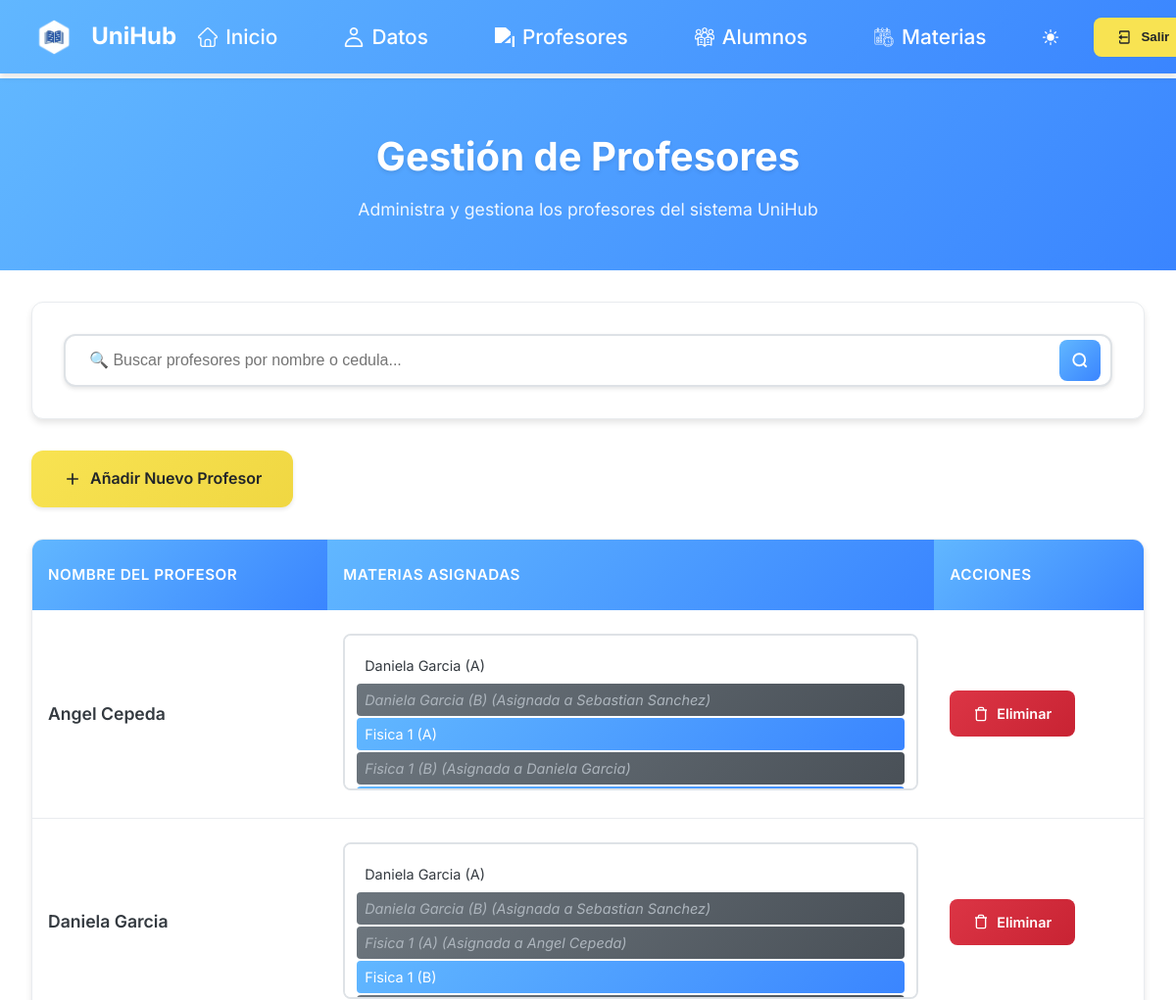
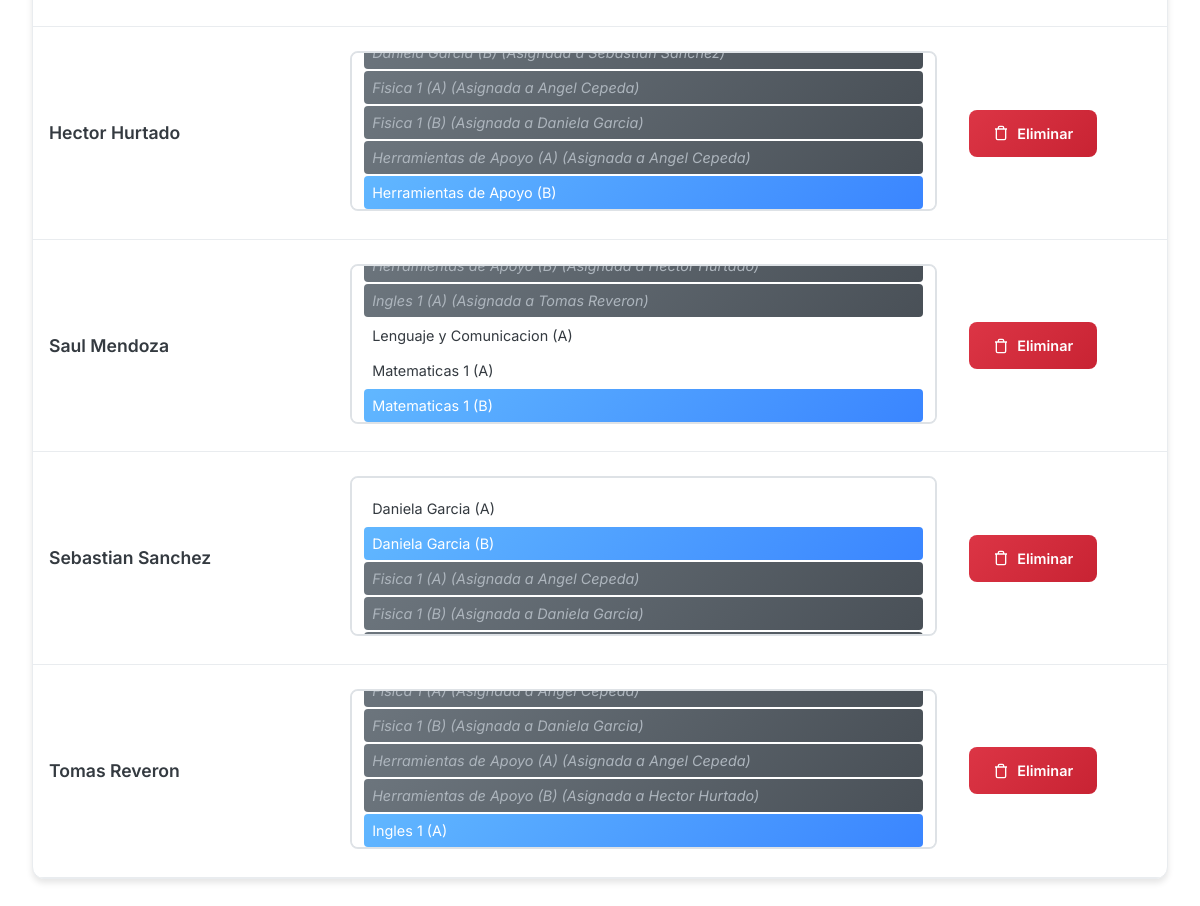
Page /admin_profesores.php (signed in) on the committed database (2 pictures, top to bottom).
### tables this page shows
CREATE TABLE IF NOT EXISTS `profesores` (
  `id` int NOT NULL AUTO_INCREMENT,
  `id_usuario` int DEFAULT NULL,
  `cedula` int NOT NULL,
  `nombre` varchar(255) DEFAULT NULL,
  PRIMARY KEY (`id`),
  KEY `id_usuario` (`id_usuario`)
);

### admin_profesores.php (the view, shortened to what this page needs)
<?php
require_once "conexion.php";
class ProfesoresManager {
    private $conn;
    public function __construct($conn) {
        $this->conn = $conn;
    }
    public function obtenerTodasMateriasConAsignacion() {
        $sql = "
            SELECT
                m.id,
                m.nombre,
                m.seccion,
                m.id_profesor,
                CASE
                    WHEN m.id_profesor IS NOT NULL THEN p.nombre
                    ELSE NULL
                END AS profesor_asignado
            FROM materias m
            LEFT JOIN Profesores p ON m.id_profesor = p.id
            ORDER BY m.nombre, m.seccion
        ";
        $result = $this->conn->query($sql);
        $materias = [];
        while ($materia = $result->fetch_assoc()) {
            $materias[] = $materia;
        }
        return $materias;
    }
    private function construirConsultaBase() {
        return "
            SELECT
                p.id AS id_profesor,
                p.nombre AS Nombre_Profesor,
                GROUP_CONCAT(CONCAT(m.nombre, ' (', m.seccion, ')') SEPARATOR ', ') AS Materias,
                GROUP_CONCAT(m.id SEPARATOR ',') AS materias_ids
            FROM
                Profesores p
            LEFT JOIN
                Materias m ON p.id = m.id_profesor
        ";
    }
    private function aplicarFiltros($sql, $busqueda = null) {
        return ['sql' => $sql, 'params' => []];
    }
    public function obtenerProfesores($busqueda = null) {
        try {
            $sql = $this->construirConsultaBase();
            $filtros = $this->aplicarFiltros($sql, $busqueda);
            $sql = $filtros['sql'] . " GROUP BY p.id ORDER BY p.nombre";
            $stmt = $this->conn->prepare($sql);
            if (!$stmt->execute()) {
                throw new Exception('Error al ejecutar la consulta: ' . $stmt->error);
            }
            $result = $stmt->get_result();
            return $result;
        } catch (Exception $e) {
            error_log("Error en obtenerProfesores: " . $e->getMessage());
            return false;
        }
    }
}
class ProfesoresView {
    public static function renderHeader() {
        return '
        <div class="page-header">
            <div class="container">
                <h1 class="page-title">Gestión de Profesores</h1>
                <p class="page-subtitle">Administra y gestiona los profesores del sistema UniHub</p>
            </div>
        </div>';
    }
    public static function renderSearchForm($busqueda = '') {
        $busqueda = trim($busqueda);
        $busquedaEscapada = htmlspecialchars($busqueda, ENT_QUOTES, 'UTF-8');
        $clearButton = '';
        return '
        <div class="search-section">
            <form method="get" class="search-form" onsubmit="return validarBusqueda()">
                <div class="search-input-group">
                    <input
                        type="text"
                        name="buscar"
                        id="buscar-input"
                        value="' . $busquedaEscapada . '"
                        placeholder="🔍 Buscar profesores por nombre o cedula..."
                        class="search-input"
                        autocomplete="off"
                        maxlength="100"
                        pattern="[a-zA-Z0-9\s]+"
                        title="Solo se permiten letras, números y espacios"
                    />
                    <button type="submit" class="search-button" title="Buscar profesores">
                        <svg width="18" height="18" viewBox="0 0 24 24" fill="none" stroke="currentColor" stroke-width="2.5">
                            <circle cx="11" cy="11" r="8"></circle>
                            <path d="m21 21-4.35-4.35"></path>
                        </svg>
                    </button>
                </div>
                <div id="error-message" class="error-message" style="display: none;"></div>
                ' . $clearButton . '
            </form>
        </div>';
    }
    public static function renderAddButton() {
        return '
        <a href="addprofesor.php" class="add-profesor-btn">
            <svg width="20" height="20" viewBox="0 0 24 24" fill="none" stroke="currentColor" stroke-width="2">
                <path d="M12 5v14M5 12h14"/>
            </svg>
            Añadir Nuevo Profesor
        </a>';
    }
    public static function renderMateriasOptions($todasMaterias, $materiasActuales, $profesorActualId) {
        $options = '';
        foreach ($todasMaterias as $materia) {
            $selected = in_array($materia['id'], $materiasActuales) ? 'selected' : '';
            $materiaText = htmlspecialchars($materia['nombre'] . ' (' . $materia['seccion'] . ')', ENT_QUOTES, 'UTF-8');
            $asignadaAOtro = false;
            if (isset($materia['profesor_asignado']) &&
                $materia['id_profesor'] !== null &&
                $materia['id_profesor'] != $profesorActualId) {
                $asignadaAOtro = true;
                $profesorAsignado = htmlspecialchars($materia['profesor_asignado'], ENT_QUOTES, 'UTF-8');
                $materiaText .= ' (Asignada a ' . $profesorAsignado . ')';
            }
            $disabled = $asignadaAOtro ? 'disabled' : '';
            $class = $asignadaAOtro ? 'class="materia-asignada"' : '';
            $options .= '<option value="' . $materia['id'] . '" ' . $selected . ' ' . $disabled . ' ' . $class . '>' . $materiaText . '</option>';
        }
        return $options;
    }
    public static function renderActionButtons($profesorId) {
        $profesorIdEscapado = htmlspecialchars($profesorId, ENT_QUOTES, 'UTF-8');
        return '
        <div class="action-buttons">
            <a href="eliminar_profesor.php?id=' . $profesorIdEscapado . '" class="btn-delete">
                <svg width="16" height="16" viewBox="0 0 24 24" fill="none" stroke="currentColor" stroke-width="2">
                    <path d="M3 6h18M19 6v14a2 2 0 0 1-2 2H7a2 2 0 0 1-2-2V6m3 0V4a2 2 0 0 1 2-2h4a2 2 0 0 1 2 2v2"/>
                </svg>
                Eliminar
            </a>
        </div>';
    }
    public static function renderProfesorRow($profesor, $todasMaterias) {
        $profesorId = $profesor['id_profesor'];
        $nombreProfesor = htmlspecialchars($profesor['Nombre_Profesor'] ?? '', ENT_QUOTES, 'UTF-8');
        $materiasActuales = $profesor['materias_ids'] ? explode(',', $profesor['materias_ids']) : [];
        $materiasOptions = self::renderMateriasOptions($todasMaterias, $materiasActuales, $profesorId);
        $actionButtons = self::renderActionButtons($profesorId);
        return '
        <tr>
            <td>
                <div class="profesor-name">' . $nombreProfesor . '</div>
            </td>
            <td>
                <select class="materias-select" id="materias-select-' . $profesorId . '" data-profesor-id="' . $profesorId . '" multiple>
                    ' . $materiasOptions . '
                </select>
                <div class="save-indicator" id="save-indicator-' . $profesorId . '">✓ Guardado</div>
            </td>
            <td>
                ' . $actionButtons . '
            </td>
        </tr>';
    }
    public static function renderProfesoresTable($result, $todasMaterias) {
        if ($result && $result->num_rows > 0) {
            $rows = '';
            while ($profesor = $result->fetch_assoc()) {
                $rows .= self::renderProfesorRow($profesor, $todasMaterias);
            }
            return '
            <div class="profesores-table">
                <table>
                    <thead>
                        <tr>
                            <th>Nombre del Profesor</th>
                            <th>Materias Asignadas</th>
                            <th>Acciones</th>
                        </tr>
                    </thead>
                    <tbody>
                        ' . $rows . '
                    </tbody>
                </table>
            </div>';
        } else {
            return self::renderEmptyState();
        }
    }
}
try {
    $profesoresManager = new ProfesoresManager($conn);
    $busqueda = isset($_GET['buscar']) ? trim($_GET['buscar']) : '';
    if (!isset($error)) {
        $todasMaterias = $profesoresManager->obtenerTodasMateriasConAsignacion();
        $resultProfesores = $profesoresManager->obtenerProfesores($busqueda);
    }
} catch (Exception $e) {
    error_log("Error en admin_profesores.php: " . $e->getMessage());
    $error = 'Ha ocurrido un error al cargar los datos. Por favor, inténtalo de nuevo.';
}
?>
<!DOCTYPE html>
<html lang="es">
<head>
    <link rel="stylesheet" href="css/admin-general.css">
    <link rel="stylesheet" href="https://cdn.jsdelivr.net/npm/choices.js/public/assets/styles/choices.min.css" />
</head>
<body>
    <?php include 'navAdmin.php'; ?>
    <?php echo ProfesoresView::renderHeader(); ?>
    <div class="main-container">
        <?php if (isset($error)): ?>
            <div class="alert alert-danger">
                <?php echo htmlspecialchars($error, ENT_QUOTES, 'UTF-8'); ?>
            </div>
        <?php else: ?>
            <?php echo ProfesoresView::renderSearchForm($busqueda); ?>
            <?php echo ProfesoresView::renderAddButton(); ?>
            <?php echo ProfesoresView::renderProfesoresTable($resultProfesores, $todasMaterias); ?>
        <?php endif; ?>
    </div>
</body>
</html>

### css/admin-general.css (style rules this page uses)
* { margin: 0; padding: 0; box-sizing: border-box; }
body { font-family: 'Inter', sans-serif; background-color: #ffffff; color: #333; line-height: 1.6; transition: background-color 0.3s ease, color 0.3s ease; }
:root { --primary-yellow: #f8e352; --primary-blue: #61b7ff; --secondary-blue: #3a85ff; --white: #ffffff; --gray-100: #f8f9fa; --gray-200: #e9ecef; --gray-300: #dee2e6; --gray-600: #6c757d; --gray-800: #343a40; --gray-900: #212529; --shadow-sm: 0 2px 4px rgba(0,0,0,0.1); --shadow-md: 0 4px 6px rgba(0,0,0,0.1); --shadow-lg: 0 10px 15px rgba(0,0,0,0.1); --border-radius: 12px; --transition: all 0.3s ease; }

### admin_profesores.php (style rules this page uses)
.page-header { background: linear-gradient(135deg, var(--primary-blue), var(--secondary-blue)); padding: 3rem 2rem; margin-top: 80px; color: var(--white); text-align: center; }
.page-title { font-size: 2.5rem; font-weight: 700; margin-bottom: 0.5rem; text-shadow: 0 2px 4px rgba(0,0,0,0.1); }
.page-subtitle { font-size: 1.1rem; opacity: 0.9; font-weight: 400; }
.main-container { max-width: 1400px; margin: 0 auto; padding: 2rem; }
.search-section { background: var(--white); border-radius: var(--border-radius); padding: 2rem; margin-bottom: 2rem; box-shadow: var(--shadow-md); border: 1px solid var(--gray-200); }
.search-form { display: flex; align-items: center; gap: 1rem; flex-wrap: wrap; }
.search-input-group { flex: 1; min-width: 300px; position: relative; }
.search-input { width: 100%; padding: 1rem 3rem 1rem 1.5rem; border: 2px solid var(--gray-300); border-radius: 12px; font-size: 1rem; font-weight: 500; background: var(--white); color: var(--gray-800); transition: var(--transition); box-shadow: var(--shadow-sm); }
.search-button { position: absolute; right: 0.75rem; top: 50%; transform: translateY(-50%); background: linear-gradient(135deg, var(--primary-blue), var(--secondary-blue)); border: none; color: var(--white); cursor: pointer; padding: 0.75rem; border-radius: 8px; transition: var(--transition); display: flex; align-items: center; justify-content: center; }
.add-profesor-btn { background: linear-gradient(135deg, var(--primary-yellow), #f0d742); color: var(--gray-900); text-decoration: none; font-weight: 600; padding: 1rem 2rem; border-radius: 12px; transition: var(--transition); display: inline-flex; align-items: center; gap: 0.5rem; box-shadow: var(--shadow-sm); margin-bottom: 2rem; }
.profesores-table { background: var(--white); border-radius: var(--border-radius); overflow: hidden; box-shadow: var(--shadow-md); border: 1px solid var(--gray-200); }
.profesores-table table { width: 100%; border-collapse: collapse; }
.profesores-table th { background: linear-gradient(135deg, var(--primary-blue), var(--secondary-blue)); color: var(--white); padding: 1.5rem 1rem; text-align: left; font-weight: 600; font-size: 0.95rem; text-transform: uppercase; letter-spacing: 0.5px; }
.profesores-table td { padding: 1.5rem 1rem; border-bottom: 1px solid var(--gray-200); vertical-align: middle; }
.profesor-name { font-weight: 600; color: var(--gray-800); font-size: 1.1rem; }
.materias-select { width: 100%; min-height: 120px; padding: 0.75rem; border: 2px solid var(--gray-300); border-radius: 8px; background: var(--white); color: var(--gray-800); font-family: "Inter", sans-serif; font-size: 0.9rem; transition: var(--transition); }
.materias-select option { padding: 0.5rem; margin: 2px 0; border-radius: 4px; }
.materias-select option:checked { background: linear-gradient(135deg, var(--primary-blue), var(--secondary-blue)); color: var(--white); }
.materias-select option.materia-asignada { background: linear-gradient(135deg, #6c757d, #495057); color: #adb5bd; font-style: italic; cursor: not-allowed; }
.action-buttons { display: flex; gap: 0.5rem; flex-wrap: wrap; }
.btn-delete { background: linear-gradient(135deg, #dc3545, #c82333); color: var(--white); border: none; padding: 0.75rem 1.5rem; border-radius: 8px; font-weight: 600; cursor: pointer; transition: var(--transition); text-decoration: none; display: inline-flex; align-items: center; gap: 0.5rem; font-size: 0.9rem; }

### rows in the picture
profesores: nombre "Angel Cepeda"
profesores: nombre "Daniela Garcia"
profesores: nombre "Hector Hurtado"
profesores: nombre "Saul Mendoza"
profesores: nombre "Sebastian Sanchez"
profesores: nombre "Tomas Reveron"

### other values in the picture
form field value "Daniela Garcia (A) / Daniela Garcia (B) (Asignada a Sebastian Sanchez) / Fisica 1 (A) ☑ / Fisica 1 (B) (Asignada a Daniela Garcia)"
form field value "Daniela Garcia (A) / Daniela Garcia (B) (Asignada a Sebastian Sanchez) / Fisica 1 (A) (Asignada a Angel Cepeda) / Fisica 1 (B) ☑"
form field value "Fisica 1 (A) (Asignada a Angel Cepeda) / Fisica 1 (B) (Asignada a Daniela Garcia) / Herramientas de Apoyo (A) (Asignada a Angel Cepeda) / Herramientas de Apoyo (B) ☑"
form field value "Ingles 1 (A) (Asignada a Tomas Reveron) / Lenguaje y Comunicacion (A) / Matematicas 1 (A) / Matematicas 1 (B) ☑"
form field value "Daniela Garcia (A) / Daniela Garcia (B) ☑ / Fisica 1 (A) (Asignada a Angel Cepeda) / Fisica 1 (B) (Asignada a Daniela Garcia)"
form field value "Fisica 1 (B) (Asignada a Daniela Garcia) / Herramientas de Apoyo (A) (Asignada a Angel Cepeda) / Herramientas de Apoyo (B) (Asignada a Hector Hurtado) / Ingles 1 (A) ☑"
